Frame 1 (no input): blank canvas, image omitted
Frame 60 (no input): blank canvas, image omitted
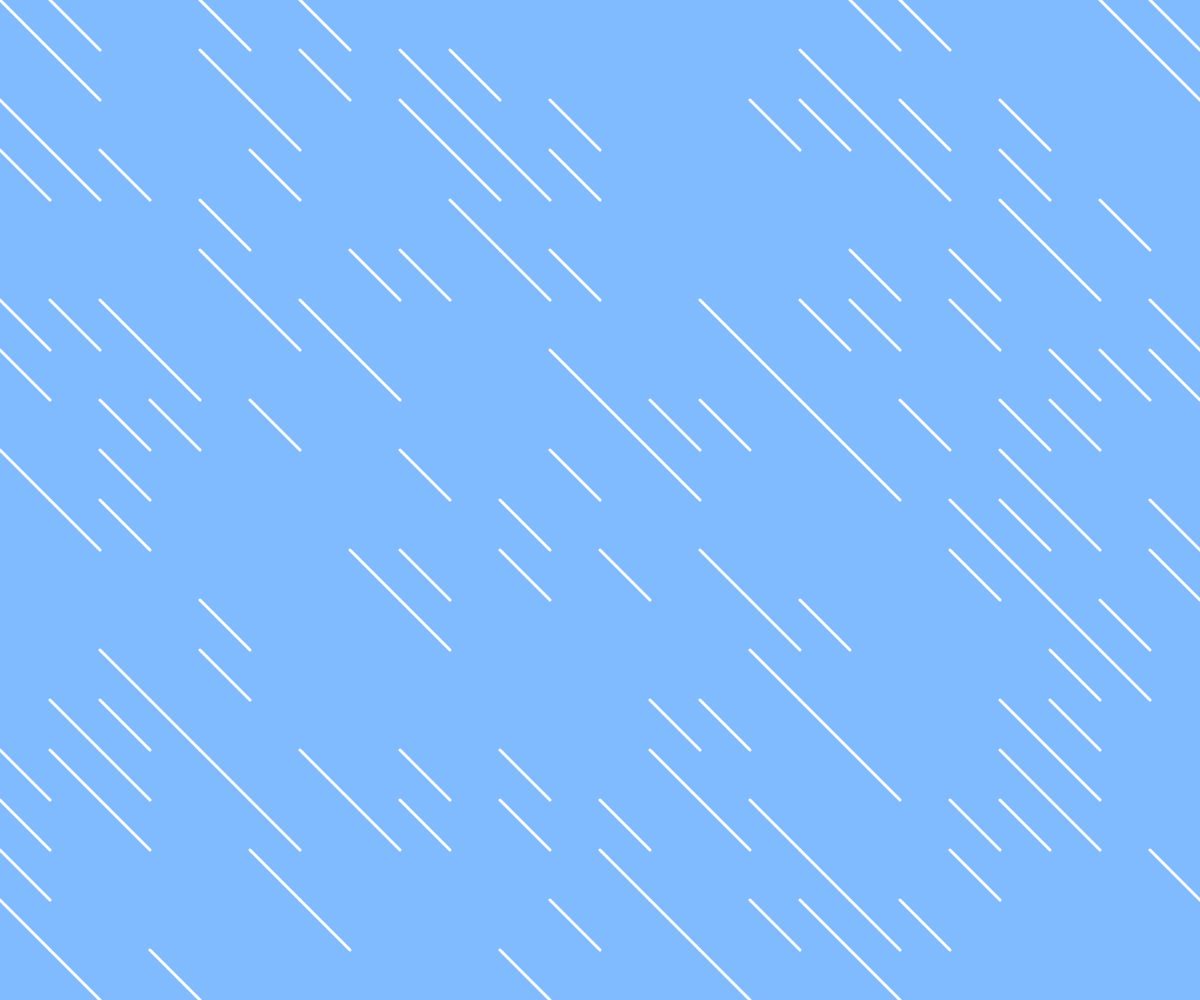
Frame 120 (the mouse pressed at the canvas centre since frame 60)

The p5.js sketch whose frames 1 and 60 were blank and that drew this single picture after the mouse press (run headless with seeded random() and noise() and a simulated clock; from frame 60 on, the mouse is pressed at the canvas centre):

// p5.js sketch
// ── sketch.js
function setup() {
createCanvas(windowWidth, windowHeight);
}

var mode ='NONE';

function draw() {
background(128, 186, 255);
randomSeed(0);
  
var x, y, r;
var delta = 50;
var backSlashProb = map(mouseX, 0, windowWidth, 0,1);

for (y=0; y<windowHeight; y+=delta) {
for (x=0; x<windowWidth; x+=delta) {
r = random(0, 1);
if (r> 0.2 && r < backSlashProb) {
stroke(255);
strokeWeight(3);
line(x, y, x+delta, y+delta);
} 
}
}
  
var x, y, r, z;
var delta = 30;
strokeWeight(0);
for (y=0; y<windowHeight; y+=delta) {
for (x=0; x<windowWidth; x+=delta) {
r = random(0, 1);
z = random(0, 1);
if (r < 0.2 && r> 0.1 ) { fill(250, random(150,200), 183);
switch(mode) {
case 'PETAL':
    ellipse(x, y+delta, delta*1.2, delta);
    break;
case 'SNOWY':
    fill(255);
    ellipse(x, y, delta, delta);
    break;
    case 'YELLOW':
    fill(251, 210, 14);
    ellipse(x, y, delta*0.5, delta*0.5);
    if(z>0.5){ 
    arc(x+delta, y, delta, delta, HALF_PI, PI);}
    break;
    case 'LEAF':
    fill(random(110, 160), 210, 14);
    ellipse(x, y, delta, delta);
    break;

} }
}
}
  
}
function keyPressed() {
switch(key){
  case 'p': mode = "PETAL";
  break;
  case 's': mode = "SNOWY";
  break;
  case 'l': mode = "LEAF";
  break;
  case 'y': mode = "YELLOW";
  break;
  default: mode  = "NONE";
  break;
} print(mode);
  
  
}
// ── p2_Gahyun_Lee.js
function setup() {
createCanvas(windowWidth, windowHeight);
}

var mode ='RECT';

function draw() {
background(128, 186, 255);
randomSeed(0);
  
var x, y, r;
var delta = 50;
var backSlashProb = map(mouseX, 0, windowWidth, 0,1);

for (y=0; y<windowHeight; y+=delta) {
for (x=0; x<windowWidth; x+=delta) {
r = random(0, 1);
if (r> 0.2 && r < backSlashProb) {
stroke(255);
strokeWeight(3);
line(x, y, x+delta, y+delta);
} 
}
}
  
var x, y, r;
var delta = 30;
strokeWeight(0);
for (y=0; y<windowHeight; y+=delta) {
for (x=0; x<windowWidth; x+=delta) {
r = random(0, 1);
if (r < 0.2 && r> 0.1 ) { fill(250, random(150,200), 183);
switch(mode) {
case 'RECT':
    ellipse(x, y+delta, delta*1.2, delta);
    break;
case 'ELLIPSE':
    fill(255)
    ellipse(x, y, delta, delta);
    break;
} }
}
}
  
}
function keyPressed() {
switch(key){
  case 'p': mode = "RECT";
  break;
  case 's': mode = "ELLIPSE";
  break;
  default: mode  = "NONE";
  break;
} print(mode);
  
  
}
